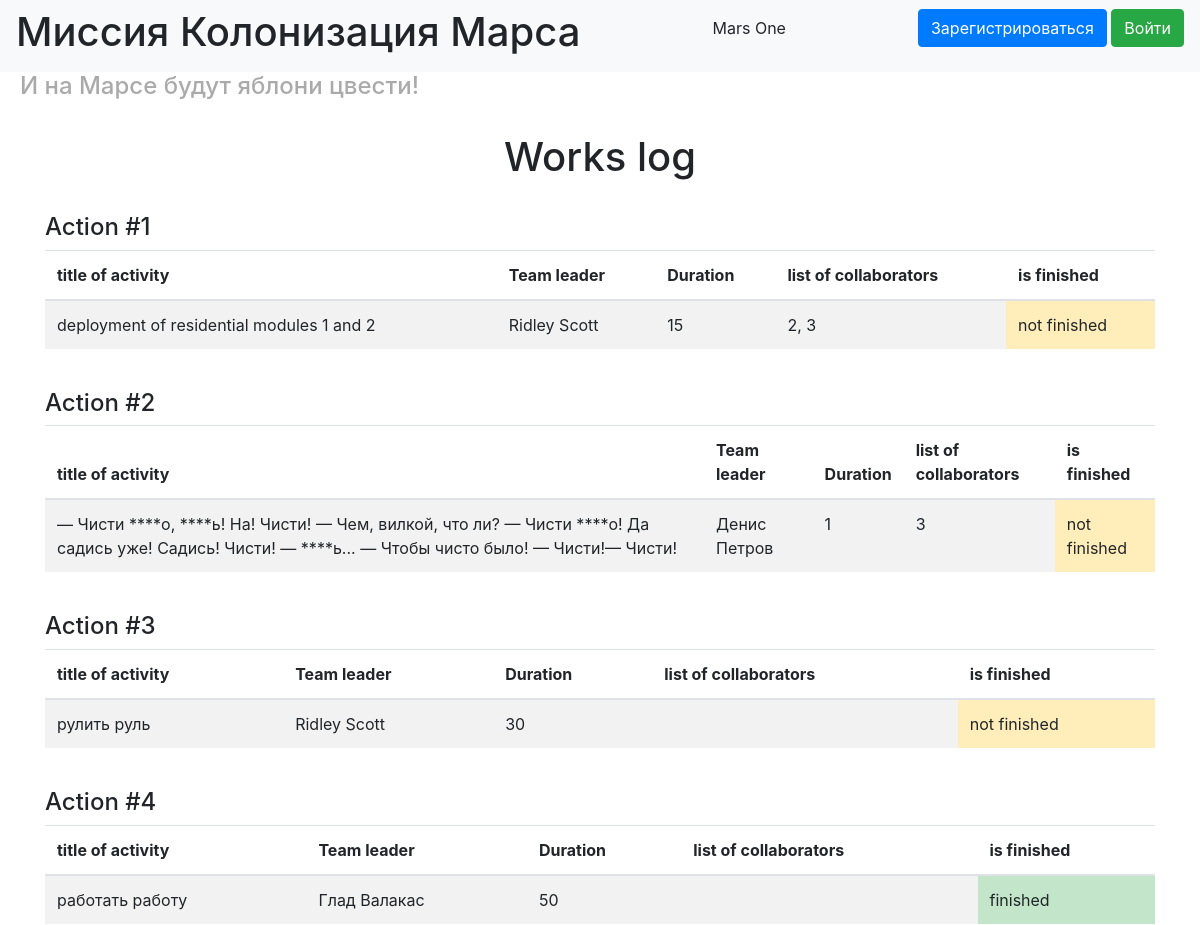
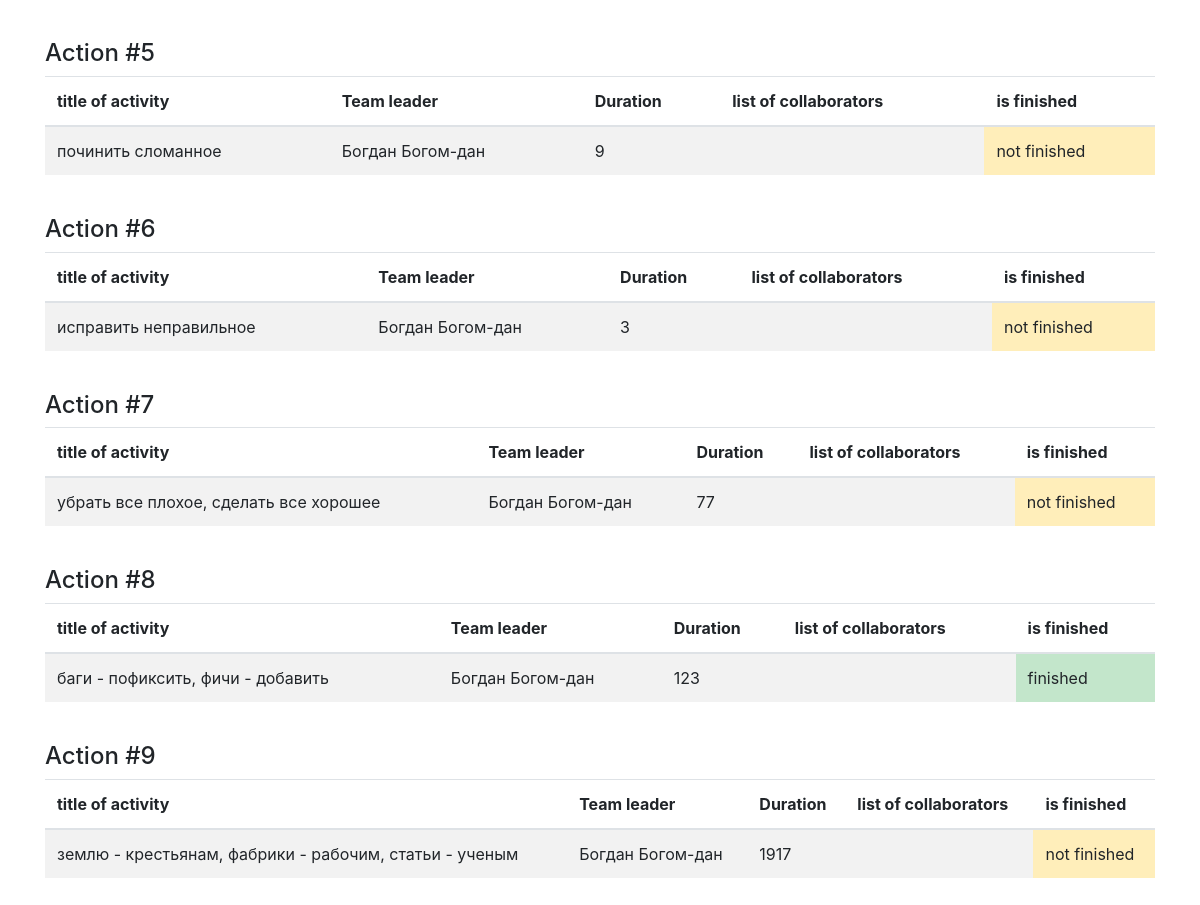
Page /jobs_list on the committed database (2 pictures, top to bottom).
### data/jobs.py (models this page shows, shortened)
class Jobs(SqlAlchemyBase):
    __tablename__ = 'jobs'
    id = sqlalchemy.Column(sqlalchemy.Integer, primary_key=True, autoincrement=True)
    team_leader = sqlalchemy.Column(sqlalchemy.Integer, sqlalchemy.ForeignKey("users.id"))
    job = sqlalchemy.Column(sqlalchemy.String)
    work_size = sqlalchemy.Column(sqlalchemy.Integer)
    collaborators = sqlalchemy.Column(sqlalchemy.String)
    start_date = sqlalchemy.Column(sqlalchemy.DateTime)
    end_date = sqlalchemy.Column(sqlalchemy.DateTime)
    is_finished = sqlalchemy.Column(sqlalchemy.Boolean)
    user = orm.relation('User')

### data/users.py (models this page shows, shortened)
class User(SqlAlchemyBase, UserMixin):
    __tablename__ = 'users'
    id = sqlalchemy.Column(sqlalchemy.Integer, primary_key=True, autoincrement=True)
    surname = sqlalchemy.Column(sqlalchemy.String)
    name = sqlalchemy.Column(sqlalchemy.String)
    age = sqlalchemy.Column(sqlalchemy.Integer)
    position = sqlalchemy.Column(sqlalchemy.String)
    speciality = sqlalchemy.Column(sqlalchemy.String)
    address = sqlalchemy.Column(sqlalchemy.String)
    email = sqlalchemy.Column(sqlalchemy.String, index=True, unique=True)
    hashed_password = sqlalchemy.Column(sqlalchemy.String)
    modified_date = sqlalchemy.Column(sqlalchemy.DateTime, default=datetime.datetime.now)
    jobs = orm.relation("Jobs", back_populates='user')

### server.py (the view)
@app.route('/jobs_list')
def jobs_list():
    session = db_session.create_session()
    jobs = session.query(Jobs).all()
    return render_template('jobs_list.html', jobs=jobs)

### data/db_session.py (called while the page is built)
def create_session() -> Session:
    global __factory
    return __factory()

### templates/jobs_list.html
{% extends "base.html" %}
{% block content %}
<br>
<h1 style="text-align: center">Works log</h1>
<br>
{% for job in jobs %}
<h4>Action #{{job.id}}</h4>
<table class="table table-striped table-hover">
  <thead>
    <tr>
      <th scope="col">title of activity</th>
      <th scope="col">Team leader</th>
      <th scope="col">Duration</th>
      <th scope="col">list of collaborators</th>
      <th scope="col">is finished</th>
    </tr>
  </thead>
  <tbody>
    <tr>
      <td>{{job.job}}</td>
      <td>{{job.user.name}} {{job.user.surname}}</td>
      <td>{{job.work_size}}</td>
      <td>{{job.collaborators}}</td>
      {% if job.is_finished %}
      <td class="table-success">finished</td>
      {% else %}
      <td class="table-warning">not finished</td>
      {% endif %}
    </tr>
  </tbody>
</table>
<br>
{% endfor %}
{% endblock %}

### templates/base.html (shortened to what this page needs)
<!doctype html>
<html lang="en">
<head>
    <link rel="stylesheet"
          href="https://stackpath.bootstrapcdn.com/bootstrap/4.4.1/css/bootstrap.min.css"
>
    <link rel="stylesheet" href="{{url_for('static', filename='css/style.css')}}">
</head>
<body>
<header>
    <nav class="navbar navbar-light bg-light">
        <h1>Миссия Колонизация Марса</h1>
        <p>Mars One</p>
    {% if current_user.is_authenticated %}
        <a class="navbar-brand" href="/logout">{{ current_user.name }}</a>
    {% else %}
        <p>
            <a class="btn btn-primary " href="/register">Зарегистрироваться</a>
            <a class="btn btn-success" href="/login">Войти</a>
        </p>
    {% endif %}
    </nav>
    <h4 class="grey_title" style="color: #aaaaaa">И на Марсе будут яблони цвести!</h4>
</header>
<main role="main" class="container">
    {% block content %}{% endblock %}
</main>
</body>
</html>

### static/css/style.css (style rules this page uses)
h4.grey_title { margin-left: 20px; color: #aaaaaa; }

### rows in the picture
Jobs: id "1", job "deployment of residential modules 1 and 2", user.name "Ridley", user.surname "Scott", work_size "15", collaborators "2, 3", is_finished "not finished"
Jobs: id "2", job "— Чисти ****о, ****ь! На! Чисти! — Чем, вилкой, что ли? — Чисти ****о! Да садись уже! Садись! Чисти! — ****ь... — Чтобы чисто было! — Чисти!— Чисти!", user.name "Денис", user.surname "Петров", work_size "1", collaborators "3", is_finished "not finished"
Jobs: id "3", job "рулить руль", user.name "Ridley", user.surname "Scott", work_size "30", is_finished "not finished"
Jobs: id "4", job "работать работу", user.name "Глад", user.surname "Валакас", work_size "50", is_finished "finished"
Jobs: id "5", job "починить сломанное", user.name "Богдан", user.surname "Богом-дан", work_size "9", is_finished "not finished"
Jobs: id "6", job "исправить неправильное", user.name "Богдан", user.surname "Богом-дан", work_size "3", is_finished "not finished"
Jobs: id "7", job "убрать все плохое, сделать все хорошее", user.name "Богдан", user.surname "Богом-дан", work_size "77", is_finished "not finished"
Jobs: id "8", job "баги - пофиксить, фичи - добавить", user.name "Богдан", user.surname "Богом-дан", work_size "123", is_finished "finished"
Jobs: id "9", job "землю - крестьянам, фабрики - рабочим, cтатьи - ученым", user.name "Богдан", user.surname "Богом-дан", work_size "1917", is_finished "not finished"
